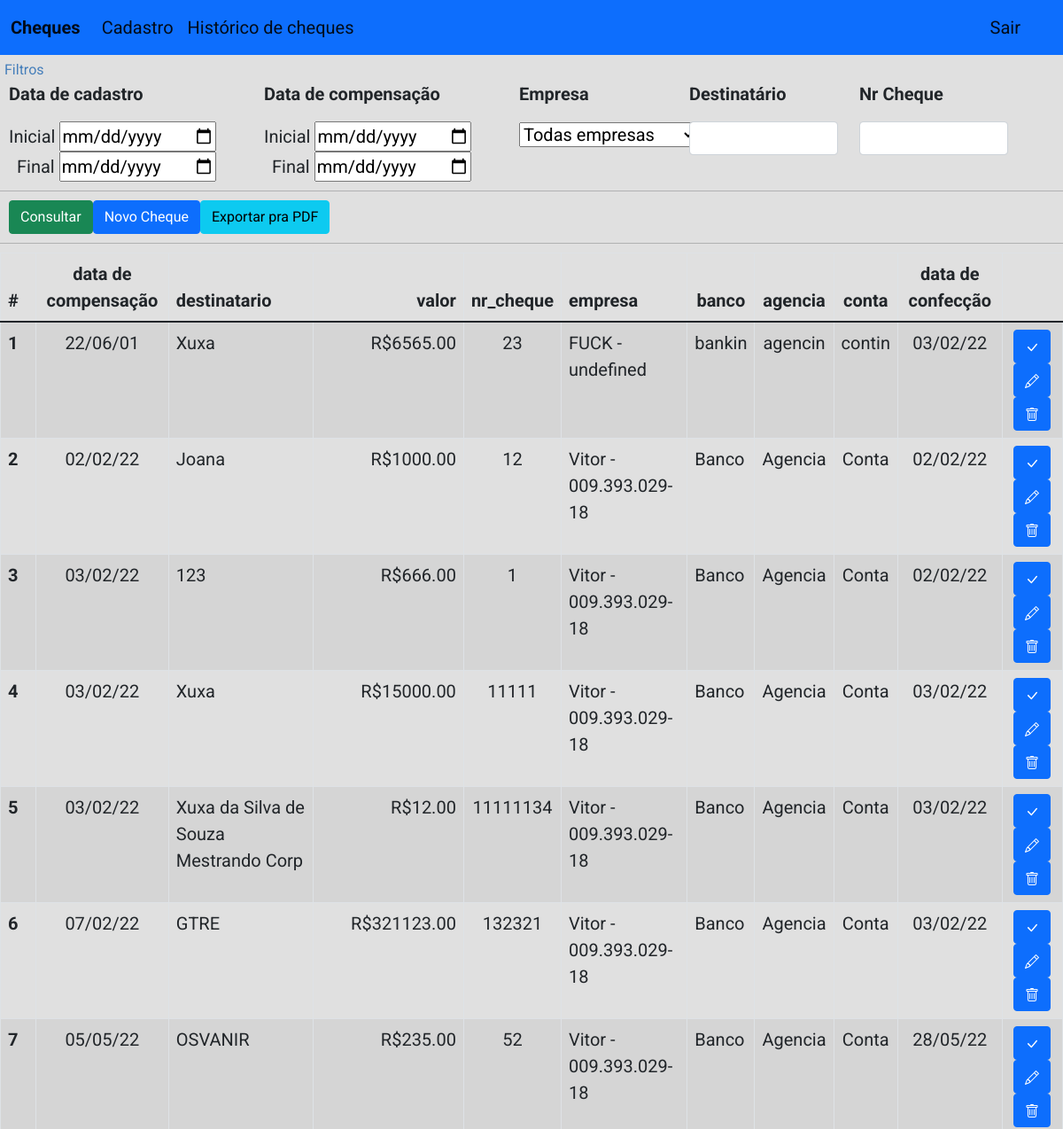
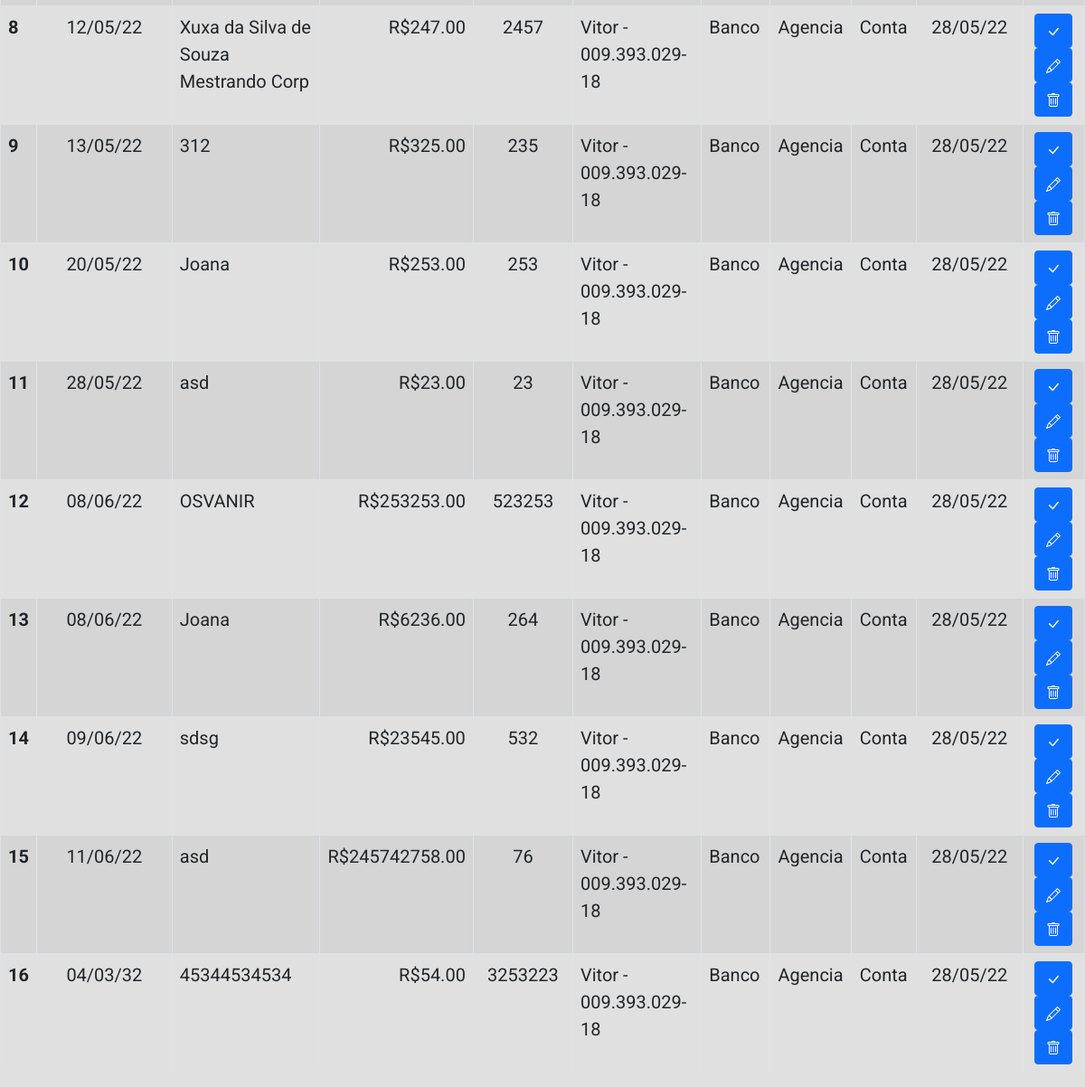
Page /cheques/ (signed in) on the committed database (2 pictures, top to bottom).
### cheques/models.py (models this page shows)
class Cheque(models.Model):
    nr_cheque = models.CharField(max_length=50, blank=True, null=True)
    dt_record = models.DateField(blank=True, null=True)
    dt_futura = models.DateField(blank=True, null=True)
    empresa = models.ForeignKey(
        Empresa, on_delete=models.CASCADE, blank=True, null=True
    )
    destinatario = models.CharField(max_length=50)
    valor = models.FloatField()
    banco = models.CharField(max_length=50, blank=True, null=True)
    agencia = models.CharField(max_length=50, blank=True, null=True)
    conta = models.CharField(max_length=10, blank=True, null=True)
    user = models.ForeignKey(settings.AUTH_USER_MODEL,on_delete=models.CASCADE)

### cheques/views.py (the view)
# urls.py: path("", views.index, name="index"),
@login_required
def index(request):
    user = request.user.id
    lista_empresas = Empresa.objects.filter(user=user)
    lista_cheques = Cheque.objects.filter(user=user).order_by("dt_futura")
    query = {
        "dt_liberacao_ini": request.GET.get("dt_liberacao_ini"),
        "dt_liberacao_fim": request.GET.get("dt_liberacao_fim"),
        "dt_cadastro_ini": request.GET.get("dt_cadastro_ini"),
        "dt_cadastro_fim": request.GET.get("dt_cadastro_fim"),
        "empresa": request.GET.get("empresa"),
        "destinatario": request.GET.get("destinatario"),
        "ordem_dt_cadastro": request.GET.get("ordem_dt_cadastro"),
        "ordem_dt_liberacao": request.GET.get("ordem_dt_liberacao"),
        "nr_cheque": request.GET.get("nr_cheque"),
        "user": request.user.id
    }
    filters = Q(user=user)
    if query["empresa"] != "0":
        filters &= Q(empresa_id=query["empresa"])
    if query["destinatario"]:
        filters &= Q(destinatario__icontains=query["destinatario"])
    if query["dt_cadastro_ini"]:
        filters &= Q(dt_record__gte=query["dt_cadastro_ini"])
    if query["dt_cadastro_fim"]:
        filters &= Q(dt_record__lte=query["dt_cadastro_fim"])
    if query["dt_liberacao_ini"]:
        filters &= Q(dt_futura__gte=query["dt_liberacao_ini"])
    if query["dt_liberacao_fim"]:
        filters &= Q(dt_futura__lte=query["dt_liberacao_fim"])
    if query["nr_cheque"]:
        filters &= Q(nr_cheque=query["nr_cheque"])
    lista_cheques = Cheque.objects.filter(filters).order_by("dt_futura")
    query.pop("user")
    if all(value == None for value in query.values()) :
        print('sem filtros')
        lista_cheques = Cheque.objects.filter(user=user).order_by("dt_futura")
    page = request.GET.get('page', 1)
    paginator = Paginator(lista_cheques, 70)
    try:
        lista_cheques = paginator.page(page)
    except PageNotAnInteger:
        lista_cheques = paginator.page(1)
    except EmptyPage:
        users = paginator.page(paginator.num_pages)
    context = {"lista_cheques": lista_cheques, "lista_empresas": lista_empresas}
    return render(request, "cheques/index.html", context)

### cheques/templates/cheques/index.html (shortened to what this page needs)
<!DOCTYPE html>
<html lang="en">
<head>
    {% load static %}
    <link rel="stylesheet" href="{% static 'css/bootstrap.min.css' %}">
    <link rel="stylesheet" href="{% static 'css/bootstrap.css' %}">
    <link rel="stylesheet" href="{% static 'main.css' %}">
</head>
<body>
    <nav class="navbar navbar-expand-lg navbar-light bg-primary header">
        <div class="container-fluid">
            <a class="navbar-brand" href="/cheques"><strong>Cheques</strong></a>
            <div class="collapse navbar-collapse" id="navbarNav">
                <ul class="navbar-nav">
                    <li class="nav-item">
                        <a class="nav-link active" aria-current="page" href="/cheques/cadastro/">Cadastro</a>
                    </li>
                    <li class="nav-item">
                        <a class="nav-link active" aria-current="page" href="/cheques/hist">Histórico de cheques</a>
                    </li>
                    <li class="nav-item">
                        <a class="nav-link active logout" aria-current="page" href="/cheques/logout">Sair</a>
                    </li>
                </ul>
            </div>
        </div>
    </nav>
    <p class="tl-filtro">Filtros</p>
    <div class="container filtros">
        <div class="row labels">
            <div class="col-3 datas">
                <p>Data de cadastro</p>
            </div>
            <div class="col-3">
                <p>Data de compensação</p>
            </div>
            <div class="col-2">
                <p>Empresa</p>
            </div>
            <div class="col-2">
                <p>Destinatário</p>
            </div>
            <div class="col-2">
                <p>Nr Cheque</p>
            </div>
        </div>
        <form method="get" name="query">
            <div class="row">
                <div class="col-3">
                    <div style={display:inline-block;}>
                        <label class="label" for="dt_cadastro_ini">Inicial</label>
                        <input class="dates" type="date" id="dt_cadastro_ini" name="dt_cadastro_ini">
                    </div>
                    <div style={display:inline-block;}>
                        <label id="dtfim" for="dt_cadastro_fim">Final</label>
                        <input type="date" id="dt_cadastro_fim" name="dt_cadastro_fim">
                    </div>
                </div>
                <div class="col-3">
                    <div style={display:inline-block;}>
                        <label class="label" for="dt_liberacao_ini">Inicial</label>
                        <input class="dates" type="date" id="dt_liberacao_ini" name="dt_liberacao_ini">
                    </div>
                    <div style={display:inline-block;}>
                        <label id="dtfim" for="dt_liberacao_fim">Final</label>
                        <input type="date" id="dt_liberacao_fim" name="dt_liberacao_fim">
                    </div>
                </div>
                <div class="col-2">
                    <select name="empresa" id="empresa" style="width: 200px;">
                        <option value="0">Todas empresas</option>
                    </select>
                </div>
                <div class="col-2">
                    <input class="form-control" type="text" id="destinatario" name="destinatario">
                </div>
                <div class="col-2">
                    <input class="form-control" type="text" id="nr_cheque" name="nr_cheque">
                </div>
            </div>
    </div>
    <hr>
    <div class="container ordens">
        <div class="row botoes">
            <div class="col-2 botaoconsulta">
                <button type="submit" class="btn btn-success" formaction="{% url 'index' %}">Consultar</button>
            </div>
            <div class="col-2 botaoconsulta">
                <a class="btn btn-primary" href="novo">Novo Cheque</a>
            </div>
            <div class="col-2 botaoconsulta">
                <button type="submit" class="btn btn-info"  formaction="{% url 'pdf_download' %}">Exportar pra PDF</button>
            </div>
        </div>
    </div>
    <hr>
    {%if lista_cheques%}
    <table class="table table-striped cheques table-bordered">
        <thead>
            <tr>
                <th scope="col">#</th>
                <th style="text-align: center;" scope="col">data de compensação</th>
                <th style="text-align: start;" scope="col">destinatario</th>
                <th style="text-align: right;" scope="col">valor</th>
                <th style="text-align: center;" scope="col">nr_cheque</th>
                <th style="text-align: start;" scope="col">empresa</th>
                <th style="text-align: center;" scope="col">banco</th>
                <th style="text-align: center;" scope="col">agencia</th>
                <th style="text-align: center;" scope="col">conta</th>
                <th style="text-align: center;" scope="col">data de confecção</th>
            </tr>
        </thead>
        <tbody>
            {% for cheque in lista_cheques %}
            <tr>
                <th scope="row">{{ forloop.counter }}</th>
                <td style="text-align: center;">{{ cheque.dt_futura|date:'d/m/y' }}</td>
                <td>{{ cheque.destinatario }}</td>
                <td style="text-align: right;">R${{ cheque.valor|stringformat:".2f" }}</td>
                <td style="text-align: center;">{{ cheque.nr_cheque }}</td>
                <td id="cpfp{{ forloop.counter }}"> {{ cheque.empresa.nome }} - {{ cheque.empresa.cpfpj }} </td>
                <td>{{ cheque.banco }}</td>
                <td style="text-align: center;">{{ cheque.agencia }}</td>
                <td style="text-align: center;">{{ cheque.conta }}</td>
                <td style="text-align: center;">{{ cheque.dt_record|date:'d/m/y' }}</td>
                <td style="text-align: center;">
                    <a class="btn btn-primary" href="{% url 'compensar' id=cheque.id %}">
                    </a>
                    <a class="btn btn-primary" href="{% url 'editar' id=cheque.id %}">
                    </a>
                    <a class="btn btn-primary" href="{% url 'chequesdel' id=cheque.id %}">
                    </a>
                </td>
            </tr>
            {% endfor %}
        </tbody>
    </table>
    {% else %}
    <p style="margin-left: 5px">Consulte seus cheques.</p>
    {% endif %}
</body>
</html>

### cheques/static/main.css (style rules this page uses)
body { background-color: rgb(224, 224, 224); font-family: 'Roboto', sans-serif; font-size: 20px; }
#empresa { width: 300px; }
.botoes { width: 1100px; margin: 0px; padding: 0px; }
.filtros { margin-left: 10px; padding-left: 0px; }
.ordens { margin-left: 10px; padding-left: 0px; display: inline-block; }
.labels { font-weight: bold; }
.header { color: aqua; }
.botaoconsulta { width: fit-content; padding: 0px; margin-left: 0px; }
#dtfim { margin-left: 9px; }
.tl-filtro { margin-left: 5px; margin-bottom: 0px; margin-top: 5px; padding-top: 0px; font-size: 16px; color: #457eba; }
.datas { padding-top: 0; }
select { width: 150px; }
hr { margin-top: 10px; margin-bottom: 10px; }
.logout { height: 30px; text-align: right; right: 40px; position: fixed; }

### rows in the picture
Cheque: dt_futura "22/06/01", destinatario "Xuxa", valor "6565.00", nr_cheque "23", banco "bankin", agencia "agencin", conta "contin", dt_record "03/02/22"
Cheque: dt_futura "02/02/22", destinatario "Joana", valor "1000.00", nr_cheque "12", banco "Banco", agencia "Agencia", conta "Conta", dt_record "02/02/22"
Cheque: dt_futura "03/02/22", destinatario "123", valor "666.00", nr_cheque "1", banco "Banco", agencia "Agencia", conta "Conta", dt_record "02/02/22"
Cheque: dt_futura "03/02/22", destinatario "Xuxa", valor "15000.00", nr_cheque "11111", banco "Banco", agencia "Agencia", conta "Conta", dt_record "03/02/22"
Cheque: dt_futura "03/02/22", destinatario "Xuxa da Silva de Souza Mestrando Corp", valor "12.00", nr_cheque "11111134", banco "Banco", agencia "Agencia", conta "Conta", dt_record "03/02/22"
Cheque: dt_futura "07/02/22", destinatario "GTRE", valor "321123.00", nr_cheque "132321", banco "Banco", agencia "Agencia", conta "Conta", dt_record "03/02/22"
Cheque: dt_futura "05/05/22", destinatario "OSVANIR", valor "235.00", nr_cheque "52", banco "Banco", agencia "Agencia", conta "Conta", dt_record "28/05/22"
Cheque: dt_futura "12/05/22", destinatario "Xuxa da Silva de Souza Mestrando Corp", valor "247.00", nr_cheque "2457", banco "Banco", agencia "Agencia", conta "Conta", dt_record "28/05/22"
Cheque: dt_futura "13/05/22", destinatario "312", valor "325.00", nr_cheque "235", banco "Banco", agencia "Agencia", conta "Conta", dt_record "28/05/22"
Cheque: dt_futura "20/05/22", destinatario "Joana", valor "253.00", nr_cheque "253", banco "Banco", agencia "Agencia", conta "Conta", dt_record "28/05/22"
Cheque: dt_futura "28/05/22", destinatario "asd", valor "23.00", nr_cheque "23", banco "Banco", agencia "Agencia", conta "Conta", dt_record "28/05/22"
Cheque: dt_futura "08/06/22", destinatario "OSVANIR", valor "253253.00", nr_cheque "523253", banco "Banco", agencia "Agencia", conta "Conta", dt_record "28/05/22"
Cheque: dt_futura "08/06/22", destinatario "Joana", valor "6236.00", nr_cheque "264", banco "Banco", agencia "Agencia", conta "Conta", dt_record "28/05/22"
Cheque: dt_futura "09/06/22", destinatario "sdsg", valor "23545.00", nr_cheque "532", banco "Banco", agencia "Agencia", conta "Conta", dt_record "28/05/22"
Cheque: dt_futura "11/06/22", destinatario "asd", valor "245742758.00", nr_cheque "76", banco "Banco", agencia "Agencia", conta "Conta", dt_record "28/05/22"
Cheque: dt_futura "04/03/32", destinatario "45344534534", valor "54.00", nr_cheque "3253223", banco "Banco", agencia "Agencia", conta "Conta", dt_record "28/05/22"
